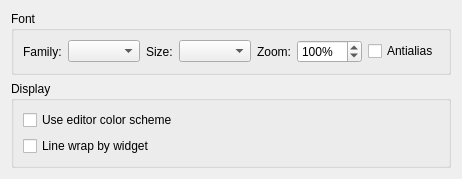
<?xml version="1.0" encoding="UTF-8"?>
<ui version="4.0">
 <class>OutputOption</class>
 <widget class="QWidget" name="OutputOption">
  <property name="geometry">
   <rect>
    <x>0</x>
    <y>0</y>
    <width>455</width>
    <height>161</height>
   </rect>
  </property>
  <property name="windowTitle">
   <string>Form</string>
  </property>
  <layout class="QVBoxLayout" name="verticalLayout">
   <item>
    <widget class="QGroupBox" name="groupBox_7">
     <property name="title">
      <string>Font</string>
     </property>
     <layout class="QHBoxLayout" name="horizontalLayout_8">
      <item>
       <widget class="QLabel" name="label_2">
        <property name="text">
         <string>Family:</string>
        </property>
       </widget>
      </item>
      <item>
       <widget class="QComboBox" name="familyComboBox">
        <property name="sizePolicy">
         <sizepolicy hsizetype="Expanding" vsizetype="Fixed">
          <horstretch>0</horstretch>
          <verstretch>0</verstretch>
         </sizepolicy>
        </property>
       </widget>
      </item>
      <item>
       <widget class="QLabel" name="label_7">
        <property name="text">
         <string>Size:</string>
        </property>
       </widget>
      </item>
      <item>
       <widget class="QComboBox" name="sizeComboBox">
        <property name="sizePolicy">
         <sizepolicy hsizetype="Preferred" vsizetype="Fixed">
          <horstretch>0</horstretch>
          <verstretch>0</verstretch>
         </sizepolicy>
        </property>
       </widget>
      </item>
      <item>
       <widget class="QLabel" name="label_8">
        <property name="text">
         <string>Zoom:</string>
        </property>
       </widget>
      </item>
      <item>
       <widget class="QSpinBox" name="fontZoomSpinBox">
        <property name="suffix">
         <string>%</string>
        </property>
        <property name="minimum">
         <number>10</number>
        </property>
        <property name="maximum">
         <number>1000</number>
        </property>
        <property name="singleStep">
         <number>10</number>
        </property>
        <property name="value">
         <number>100</number>
        </property>
       </widget>
      </item>
      <item>
       <widget class="QCheckBox" name="antialiasCheckBox">
        <property name="text">
         <string>Antialias</string>
        </property>
       </widget>
      </item>
      <item>
       <spacer name="horizontalSpacer_5">
        <property name="orientation">
         <enum>Qt::Horizontal</enum>
        </property>
        <property name="sizeHint" stdset="0">
         <size>
          <width>40</width>
          <height>20</height>
         </size>
        </property>
       </spacer>
      </item>
     </layout>
    </widget>
   </item>
   <item>
    <widget class="QGroupBox" name="groupBox_10">
     <property name="title">
      <string>Display</string>
     </property>
     <layout class="QVBoxLayout" name="verticalLayout_8">
      <item>
       <widget class="QCheckBox" name="useColorSchemeCheckBox">
        <property name="text">
         <string>Use editor color scheme</string>
        </property>
       </widget>
      </item>
      <item>
       <widget class="QCheckBox" name="lineWrapCheckBox">
        <property name="text">
         <string>Line wrap by widget</string>
        </property>
       </widget>
      </item>
     </layout>
    </widget>
   </item>
   <item>
    <spacer name="verticalSpacer">
     <property name="orientation">
      <enum>Qt::Vertical</enum>
     </property>
     <property name="sizeHint" stdset="0">
      <size>
       <width>20</width>
       <height>33</height>
      </size>
     </property>
    </spacer>
   </item>
  </layout>
 </widget>
 <resources/>
 <connections/>
</ui>
